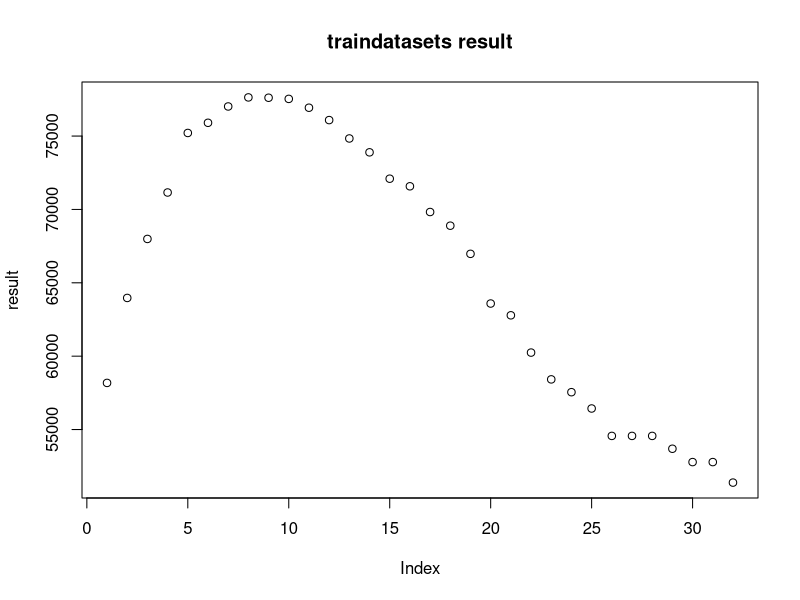
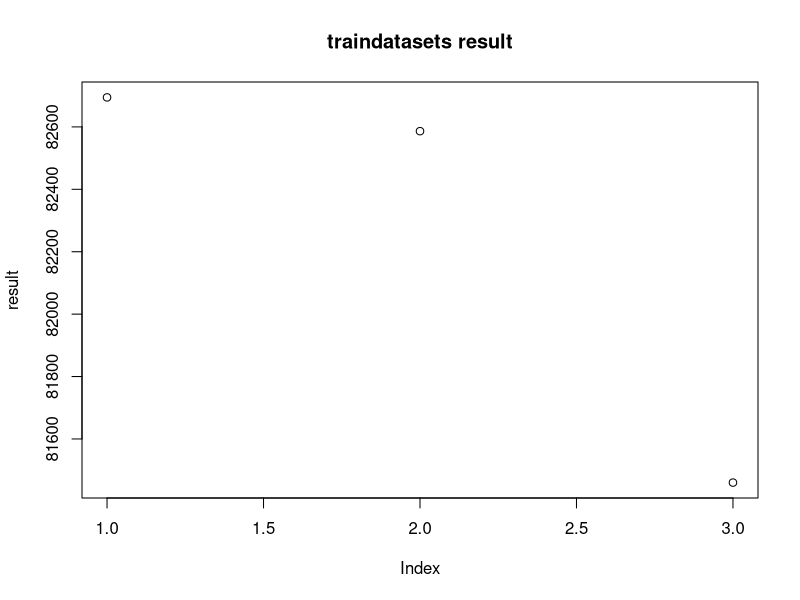

Recreate these plots in R, in order. (Note: this script raises an error after producing the figures.)

#Importing Boston from Mass data set
library(MASS)
attach(Boston)

# Setting seed for randomness
set.seed(1102)
# creating the train and test data sets
head(Boston)
test_size = nrow(Boston) * 0.5
print(test_size)
split_index = sample(1:length(medv), size=test_size)
train = Boston[split_index,]
test  = Boston[-split_index,]

# splitting the data set
# atributes <- c("lstat", "rm",)
# label <- c("medv")
# Trainx <- train[atributes]
# Testx  <- test[atributes]
# TrainY <- train[label]
# TestY  <- test[label]

# Selecting the relevant columns
columns <- c("medv","lstat", "rm" )
trainset <- train[columns]
testset  <- test[columns]


RSS_total= c()
DSImplementation <- function(data, name, sequence){
  
  
  condition1 = data[name] < sequence
  condition2 = data[name] >= sequence
  
  # group observations into two
  data.g1 = data[name][condition1]
  data.g2 = data[name][condition2]
  
  # make prediction value for each group
  RSS_total = sum((data$medv[condition1] - ave(data.g1))**2) + sum((data$medv[condition2] - ave(data.g2))**2)
  print(RSS_total)
  
  # set the proper value to the return values
  if(length(data.g1) == 0){
    smaller_value = 0
  } else {
    smaller_value = ave(data.g1)[1]
  }
  if(length(data.g2) == 0){
    bigger_value = 0
  } else {
    bigger_value = ave(data.g2)[1]
  }
  # return multiple values in a vector manner
  return(c(RSS_total, sequence, smaller_value, bigger_value))
}

traindatasets <- function(data, name, param) {
  result = c(1000)
  best_param = 0
  
  for (index in 1:length(param)) {
    RSS = DSImplementation(data, name, param[index])[1]
    if(RSS <= min(result)){
      best_param = param[index]
    }
    result[index] = RSS
    print(result[index])
  }
  plot(result)
  title("traindatasets result")
 # print(best_param)
  return(best_param)
}




prediction <- function(new_data, sequence, smaller_value, bigger_value){
  if(new_data < sequence){
    return(smaller_value)
  } else {
    return(bigger_value)
  }
  
}


BDSImplementation <- function(train_data, test_data, names, params, theta, B){
  clfs = data.frame(matrix(vector(), 0, 4, dimnames=list(c(), c("RSS_total", "sequence", "smaller_value", "bigger_value"))), stringsAsFactors=F)
  
  for(i in 1:B){
    # randomly choose the target col to split
    random_index = sample.int(length(names),1)
    name = names[random_index]
    param = params[random_index]
    T= DSImplementation(train_data, name, param)
    print(T)
    list[RSS_total, sequence, smaller_value, bigger_value] = rnorm(T)
    clfs[i, ] <- c(RSS_total, sequence, smaller_value, bigger_value)
  }
  # print("Your trained model")
  print(clfs)
  
  MSE = 0
  for(index in 1:dim(test_data)[1]){
    y_hat = 0
    for(i in 1:B){
      y_hat = y_hat + theta*prediction(test_data[index,], clfs[i,]$sequence, clfs[i,]$smaller_value, clfs[i,]$bigger_value)
    }
    MSE = MSE + (test_data[index, ]$medv - y_hat)**2
  }
  return(MSE/dim(test_data)[1])
}



# Setting the threshholDSImplementation
s_lstat = seq(3.8,37.9,1.1)
s_rm = seq(2.6,8.7,2.1)


lstat_bestparam = traindatasets(trainset, "lstat", s_lstat)
print(lstat_bestparam)
rm_bestparam = traindatasets(testset, "rm", s_rm)
print(rm_bestparam)

# Q1. Train your DSImplementation implementation on the traindatasets set. Find the MSE on the test set. Include it in your report.
lstat_MSE = DSImplementation(testset, "lstat", lstat_bestparam)[1]/dim(testset)[1]
print(lstat_MSE)
rm_MSE = DSImplementation(testset, "rm", rm_bestparam)[1]/dim(testset)[1]
print(rm_MSE)

# Q2.
test_mse = c()
test_mse= BDSImplementation(trainset, testset, c("lstat", "rm"), c(lstat_bestparam,rm_bestparam), 0.01, 1000)
print(test_mse)




# Q3. Plot the test MSE for a fixed value of theta as a function of B includes [1, B0] (the number of trees) for as large B0 as possible. 

title("Test MSE")
plot(1:5000,test_mse,type="l",main="Test MSE", xlab="B", ylab="Test MSE")



